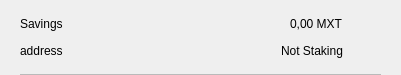
<?xml version="1.0" encoding="UTF-8"?>
<ui version="4.0">
 <class>CSRow</class>
 <widget class="QWidget" name="CSRow">
  <property name="geometry">
   <rect>
    <x>0</x>
    <y>0</y>
    <width>401</width>
    <height>75</height>
   </rect>
  </property>
  <property name="windowTitle">
   <string>Form</string>
  </property>
  <layout class="QVBoxLayout" name="verticalLayout">
   <property name="spacing">
    <number>0</number>
   </property>
   <property name="leftMargin">
    <number>20</number>
   </property>
   <property name="topMargin">
    <number>10</number>
   </property>
   <property name="rightMargin">
    <number>20</number>
   </property>
   <property name="bottomMargin">
    <number>0</number>
   </property>
   <item>
    <widget class="QWidget" name="info" native="true">
     <property name="minimumSize">
      <size>
       <width>0</width>
       <height>0</height>
      </size>
     </property>
     <layout class="QHBoxLayout" name="horizontalLayout_3">
      <property name="leftMargin">
       <number>0</number>
      </property>
      <property name="topMargin">
       <number>0</number>
      </property>
      <property name="rightMargin">
       <number>0</number>
      </property>
      <property name="bottomMargin">
       <number>10</number>
      </property>
      <item>
       <widget class="QWidget" name="container" native="true">
        <property name="minimumSize">
         <size>
          <width>0</width>
          <height>0</height>
         </size>
        </property>
        <layout class="QVBoxLayout" name="verticalLayout_2">
         <property name="spacing">
          <number>0</number>
         </property>
         <property name="leftMargin">
          <number>0</number>
         </property>
         <property name="topMargin">
          <number>0</number>
         </property>
         <property name="rightMargin">
          <number>0</number>
         </property>
         <property name="bottomMargin">
          <number>0</number>
         </property>
         <item>
          <layout class="QHBoxLayout" name="horizontalLayout">
           <item>
            <widget class="QLabel" name="labelName">
             <property name="text">
              <string>Savings</string>
             </property>
            </widget>
           </item>
           <item>
            <spacer name="horizontalSpacer">
             <property name="orientation">
              <enum>Qt::Horizontal</enum>
             </property>
             <property name="sizeHint" stdset="0">
              <size>
               <width>40</width>
               <height>20</height>
              </size>
             </property>
            </spacer>
           </item>
           <item>
            <widget class="QLabel" name="labelAmount">
             <property name="text">
              <string>0,00 MXT</string>
             </property>
            </widget>
           </item>
          </layout>
         </item>
         <item>
          <layout class="QHBoxLayout" name="horizontalLayout_2">
           <item>
            <widget class="QLabel" name="labelAddress">
             <property name="text">
              <string>address</string>
             </property>
            </widget>
           </item>
           <item>
            <spacer name="horizontalSpacer_2">
             <property name="orientation">
              <enum>Qt::Horizontal</enum>
             </property>
             <property name="sizeHint" stdset="0">
              <size>
               <width>40</width>
               <height>20</height>
              </size>
             </property>
            </spacer>
           </item>
           <item>
            <widget class="QLabel" name="labelStaking">
             <property name="text">
              <string>Not Staking</string>
             </property>
            </widget>
           </item>
          </layout>
         </item>
        </layout>
       </widget>
      </item>
      <item alignment="Qt::AlignHCenter|Qt::AlignVCenter">
       <widget class="QPushButton" name="pushButtonMenu">
        <property name="minimumSize">
         <size>
          <width>24</width>
          <height>24</height>
         </size>
        </property>
        <property name="maximumSize">
         <size>
          <width>32</width>
          <height>32</height>
         </size>
        </property>
        <property name="focusPolicy">
         <enum>Qt::NoFocus</enum>
        </property>
        <property name="styleSheet">
         <string notr="true">border:none; background-color:transparent;</string>
        </property>
        <property name="text">
         <string/>
        </property>
        <property name="icon">
         <iconset>
          <normaloff>://ic-menu-hover</normaloff>://ic-menu-hover</iconset>
        </property>
        <property name="iconSize">
         <size>
          <width>24</width>
          <height>24</height>
         </size>
        </property>
       </widget>
      </item>
     </layout>
    </widget>
   </item>
   <item>
    <widget class="QLabel" name="lblDivisory">
     <property name="minimumSize">
      <size>
       <width>0</width>
       <height>1</height>
      </size>
     </property>
     <property name="maximumSize">
      <size>
       <width>16777215</width>
       <height>1</height>
      </size>
     </property>
     <property name="styleSheet">
      <string notr="true">background-color:#bababa;</string>
     </property>
     <property name="text">
      <string/>
     </property>
     <property name="alignment">
      <set>Qt::AlignBottom|Qt::AlignLeading|Qt::AlignLeft</set>
     </property>
    </widget>
   </item>
  </layout>
 </widget>
 <resources/>
 <connections/>
</ui>
